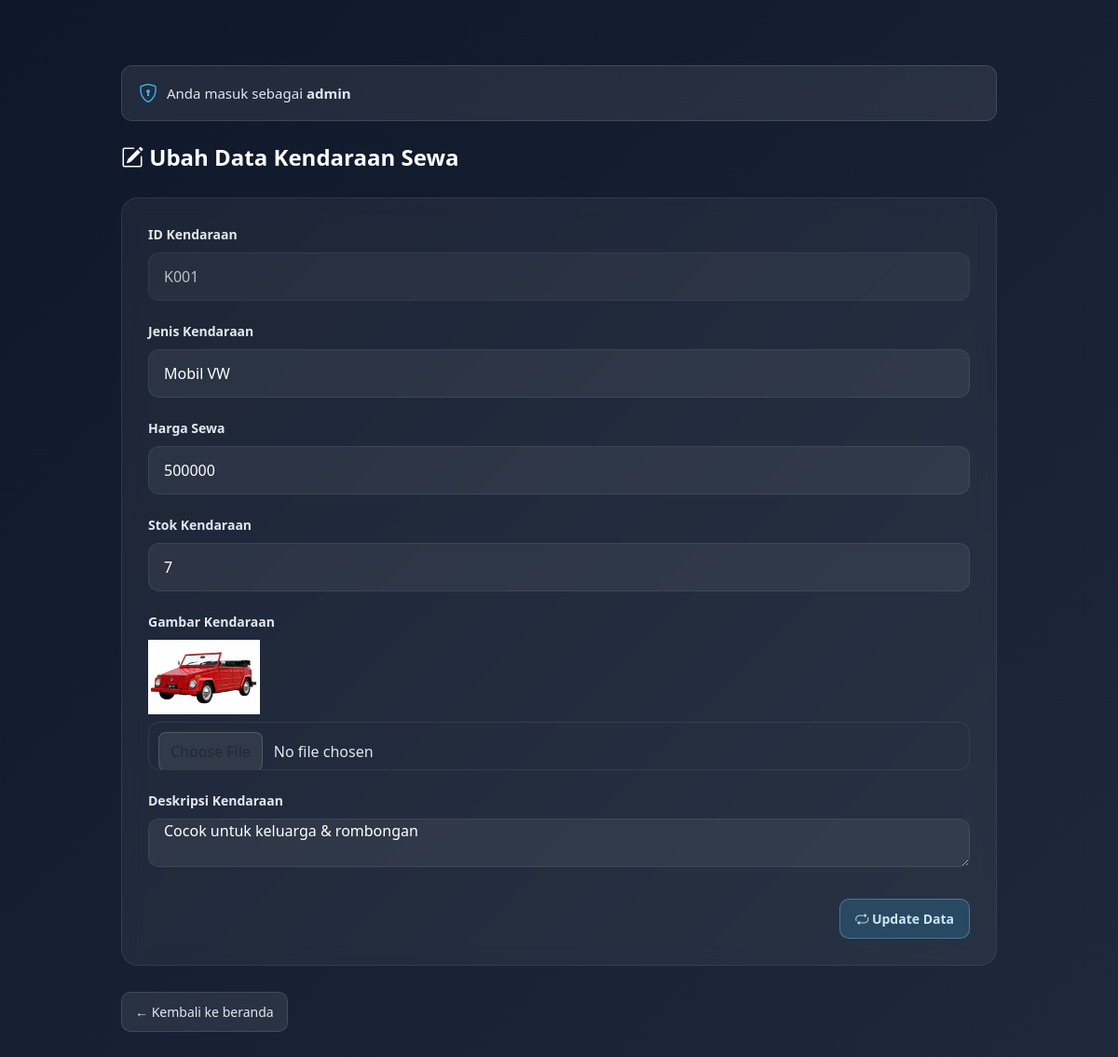
The page /admin/edit_kendaraan.php?id_kendaraan=K001 (signed in) on the database its author committed.
### tables this page shows
CREATE TABLE `kendaraan` (
  `id_kendaraan` char(4) NOT NULL,
  `jenis_kendaraan` varchar(50) DEFAULT NULL,
  `harga_sewa` int(11) DEFAULT NULL,
  `gambar` varchar(50) DEFAULT NULL,
  `deskripsi` text DEFAULT NULL,
  `stok` int(11) DEFAULT NULL
);

### admin/edit_kendaraan.php (the view, shortened to what this page needs)
<?php
include '../proses/koneksi.php';
$id_kendaraan = $_GET['id_kendaraan'];
$query = mysqli_query($konek,"SELECT * FROM kendaraan WHERE id_kendaraan='$id_kendaraan'");
$data = mysqli_fetch_array($query);
?>
<!DOCTYPE html>
<html lang="en">
<head>
    <link href="https://cdn.jsdelivr.net/npm/bootstrap@5.3.8/dist/css/bootstrap.min.css" rel="stylesheet">
    <link rel="stylesheet" href="https://cdn.jsdelivr.net/npm/bootstrap-icons@1.10.5/font/bootstrap-icons.css">
    <link rel="stylesheet" href="../css/styleAdmin.css">
</head>
<body class="tampil-data">
<div class="container container-box">
    <div class="admin-info">
         <i class="bi bi-shield-lock"></i>
         <span>Anda masuk sebagai <b><?= $_SESSION['admin_username']; ?></b></span>
    </div>
    <div class="topbar">
         <h1><i class="bi bi-pencil-square"></i> Ubah Data Kendaraan Sewa</h1>
    </div>
    <div class="form-card">
        <form action="../proses/update_kendaraan.php" method="POST" enctype="multipart/form-data">
            <div class="form-group-admin">
                <label for="id_kendaraan">ID Kendaraan</label>
                <input type="text" name = "id_kendaraan" class="admin-input"
                value="<?= $data['id_kendaraan']; ?>" readonly>
            </div>
            <div class="form-group-admin">
                <label for="jenis_kendaraan">Jenis Kendaraan</label>
                <input type="text" name = "jenis_kendaraan" class="admin-input"
                value="<?= $data['jenis_kendaraan']; ?>">
            </div>
            <div class="form-group-admin">
                <label for="harga_sewa">Harga Sewa</label>
                <input type="text" name = "harga_sewa" class="admin-input"
                value="<?= $data['harga_sewa']; ?>">
            </div>
            <div class="form-group-admin">
                <label for="stok">Stok Kendaraan</label>
                <input type="number" name="stok" class="admin-input"
                value="<?= $data['stok']; ?>">
            </div>
            <div class="form-group-admin">
                <label for="gambar">Gambar Kendaraan</label>
                <img src="../assets/<?= $data['gambar']; ?>"  width="120" class="mb-2">
                <input type="file" name="gambar" class="admin-input" accept="image/*">
            </div>
            <div class="form-group-admin">
                <label for="deskripsi">Deskripsi Kendaraan</label>
                <textarea name="deskripsi" class="admin-input" rows="4"><?= $data['deskripsi']; ?></textarea>
            </div>
            <div class="form-action form-action-right">
                <button type="submit" class="btn-save">
                    <i class="bi bi-repeat"></i> Update Data
                </button>
            </div>
             </form>
    </div>
    <div class="form-action">
        <a href="tampil_kendaraan.php" class="btn-back">
            ← Kembali ke beranda
        </a>
    </div>
</div>
</body>
</html>

### css/styleAdmin.css (style rules this page uses)
* { margin: 0; padding: 0; box-sizing: border-box; font-family: 'Segoe UI', sans-serif; }
.container-box { padding: 40px; }
.tampil-data { margin: 0; font-family: 'Segoe UI', sans-serif; background: linear-gradient(135deg, #0f172a, #1e293b); color: white; }
.container-box { max-width: 1000px; min-height: 88vh; width: 100%; margin: 40px auto; padding: 30px; overflow-x: auto; }
.admin-info { display: flex; align-items: center; gap: 10px; background: rgba(255,255,255,0.08); border: 1px solid rgba(255,255,255,0.12); padding: 14px 18px; border-radius: 12px; margin-bottom: 25px; color: #e2e8f0; font-size: 15px; }
.admin-info i { color: #38bdf8; font-size: 20px; }
.topbar { display: flex; justify-content: space-between; align-items: center; margin-bottom: 20px; }
.topbar h1 { font-size: 24px; font-weight: 700; }
.btn-back { display: inline-block; padding: 10px 14px; border-radius: 10px; background: rgba(255,255,255,0.08); color: #e2e8f0; text-decoration: none; font-size: 14px; border: 1px solid rgba(255,255,255,0.12); transition: 0.2s; }
.form-card { background: rgba(255,255,255,0.05); border: 1px solid rgba(255,255,255,0.08); border-radius: 18px; padding: 28px; backdrop-filter: blur(10px); }
.form-group-admin { margin-bottom: 22px; }
.form-group-admin label { display: block; margin-bottom: 9px; color: #e2e8f0; font-size: 14px; font-weight: 600; }
.admin-input { width: 100%; height: 52px; padding: 0 16px; border-radius: 12px; border: 1px solid rgba(255,255,255,0.08); background: rgba(255,255,255,0.06); color: white; outline: none; transition: 0.2s; }
.admin-input[readonly] { opacity: 0.7; cursor: not-allowed; }
.form-action { margin-top: 28px; display: flex; justify-content: space-between; align-items: center; gap: 12px; }
.form-action-right { display: flex; justify-content: flex-end; }
.btn-save { background: rgba(56, 189, 248, 0.18); color: #cbe5f3; padding: 10px 16px; border-radius: 10px; border: 1px solid rgba(125, 211, 252, 0.35); font-weight: 600; font-size: 14px; cursor: pointer; transition: 0.2s; }
input[type="file"].admin-input { width: 100%; padding: 10px; color: #e2e8f0; border-radius: 12px; border: 1px solid rgba(255,255,255,0.08); background: transparent; }

### rows shown on the page
kendaraan: id_kendaraan "K001", jenis_kendaraan "Mobil VW", harga_sewa "500000", stok "7", gambar (picture), deskripsi "Cocok untuk keluarga & rombongan"

### other values the page prints
$_SESSION['admin_username'] "admin"
